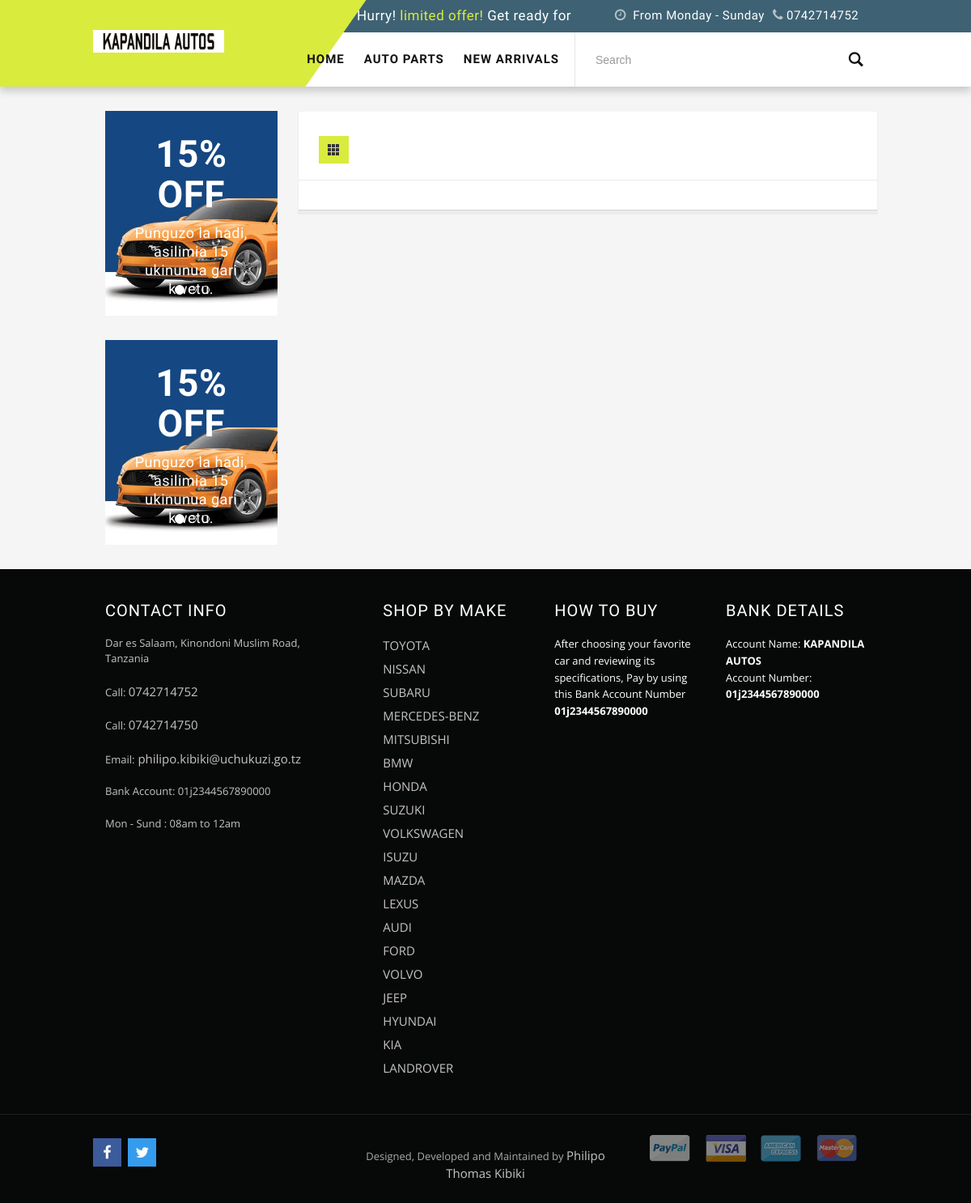
Screenshot of /hondacars/ with the database file from the repository.
### cars/models.py (models this page shows, shortened)
class ContactInfomation(models.Model):
	phone_number1= models.CharField(max_length=10,help_text="Phone Number", unique=True,null=True,validators=[MinLengthValidator(10),my_validator])
	phone_number2= models.CharField(max_length=10,help_text="Phone Number",null=True,validators=[MinLengthValidator(10),my_validator])
	location= models.CharField(max_length=15,help_text="City name", null=True,validators=[RegexValidator(r'^[-a-zA-Z]', "Contain letters only")])
	email= models.EmailField(max_length=30, null=True)
	street=models.CharField(max_length=30, null=True)
	bank_account_number=models.CharField(max_length=30, null=True)
	bank_account_name= models.CharField(max_length=15,help_text="Account name", null=True,validators=[RegexValidator(r'^[-a-zA-Z]', "Contain letters only")])
	class Meta:
		verbose_name_plural="ContactInfomation"

class SideBanner1(models.Model):
	first_line_words= models.CharField(max_length=25, null=True)
	second_line_words= models.CharField(max_length=50, null=True)
	side_banner_image1=models.ImageField(upload_to='media/',null=True,help_text="315 x 375")
	class Meta:
		verbose_name_plural="SideBanner1"

### cars/views.py (the view)
# urls.py: path('hondacars/',views.hondacars,name='hondacars'),
def hondacars(request):
	sidebanner1=SideBanner1.objects.filter()
	sidebanner2=SideBanner2.objects.filter()
	sidebanner3=SideBanner3.objects.filter()
	autoparts=AutoParts.objects.filter().order_by('-added_on')
	info=ContactInfomation.objects.filter()
	newarrivals=Cars.objects.filter().order_by('-added_on')[0:4]
	m7=Make.objects.get(id=7)
	c7=m7.cars_set.all()
	context={"c7":c7,"newarrivals":newarrivals,"info":info,'autoparts':autoparts,"sidebanner1":sidebanner1,"sidebanner2":sidebanner2,"sidebanner3":sidebanner3}
	return render (request,'honda.html',context)

### cars/models.py (called while the page is built)
	def get_absolute_url(self):
		return reverse("cars:car_detail", kwargs={'slug': self.slug})

	def get_absolute_url(self):
		return reverse("cars:spare_detail", kwargs={'slug': self.slug})

### cars/templates/honda.html (shortened to what this page needs)
  {% extends 'base.html' %}
  {% load static %}
{% load crispy_forms_tags %}
  {% block content %}
<section class="main-container col2-left-layout bounceInUp animated">
  <div class="container">
    <div class="row">
      <div class="col-main col-sm-9 col-sm-push-3 product-grid">
      <div class="pro-coloumn">
        <article class="col-main">
          <div class="toolbar">
            <div class="sorter">
              <div class="view-mode"> <span title="Grid" class="button button-active button-grid">&nbsp;</span></div>
            </div>
          </div>
        </article>
        </div>
      </div>
      <aside class="col-left sidebar col-sm-3 col-xs-12 col-sm-pull-9 wow bounceInUp animated">
                  <div class="custom-slider">
          <div>
            <div id="carousel-example-generic" class="carousel slide" data-ride="carousel">
              <ol class="carousel-indicators">
                <li class="active" data-target="#carousel-example-generic" data-slide-to="0"></li>
                <li data-target="#carousel-example-generic" data-slide-to="1" class=""></li>
                <li data-target="#carousel-example-generic" data-slide-to="2" class=""></li>
              </ol>
              <div class="carousel-inner">
                {% for sidebanner1 in sidebanner1 %}
                <div class="item active"><img src="{{ sidebanner1.side_banner_image1.url }}" alt="slide3">
                  <div class="carousel-caption">
                    <h3><a title="Kapandila Ads" >{{ sidebanner1.first_line_words }}</a></h3>
                    <p>{{ sidebanner1.second_line_words }}</p>
                    </div>
                </div>
                {% endfor %}
              </div>
            </div>
        </div>
        </div>
         <div class="custom-slider">
          <div>
            <div id="carousel-example-generic" class="carousel slide" data-ride="carousel">
              <ol class="carousel-indicators">
                <li class="active" data-target="#carousel-example-generic" data-slide-to="0"></li>
                <li data-target="#carousel-example-generic" data-slide-to="1" class=""></li>
                <li data-target="#carousel-example-generic" data-slide-to="2" class=""></li>
              </ol>
              <div class="carousel-inner">
                {% for sidebanner1 in sidebanner1 %}
                <div class="item active"><img src="{{ sidebanner1.side_banner_image1.url }}" alt="slide3">
                  <div class="carousel-caption">
                    <h3><a title="Kapandila Ads" >{{ sidebanner1.first_line_words }}</a></h3>
                    <p>{{ sidebanner1.second_line_words }}</p>
                    </div>
                </div>
                {% endfor %}
              </div>
            </div>
        </div>
        </div>
      </aside>
    </div>
  </div>
</section>
{% endblock %}

### templates/base.html (shortened to what this page needs)
{% load static %}
<!DOCTYPE html>
<html lang="en">
<head>
<link rel="stylesheet" type="text/css" href="{% static 'css/bootstrap.min.css' %}">
<link rel="stylesheet" type="text/css" href="{% static 'css/font-awesome.css' %}" media="all">
<link rel="stylesheet" type="text/css" href="{% static 'css/bootstrap-select.css' %}">
<link rel="stylesheet" type="text/css" href="{% static 'css/revslider.css' %}" >
<link rel="stylesheet" type="text/css" href="{% static 'css/owl.carousel.css' %}">
<link rel="stylesheet" type="text/css" href="{% static 'css/owl.theme.css' %}">
<link rel="stylesheet" type="text/css" href="{% static 'css/jquery.bxslider.css' %}">
<link rel="stylesheet" type="text/css" href="{% static 'css/jquery.mobile-menu.css' %}">
<link rel="stylesheet" type="text/css" href="{% static 'css/style.css' %}" media="all">
<link rel="stylesheet" type="text/css" href="{% static 'css/responsive.css' %}" media="all">
<link rel="stylesheet" type="text/css" href="{% static 'searchbtn.css' %}">
</head>
<body>
<div id="page">
  <header>
    <div class="container">
      <div class="row">
        <div id="header">
          <div class="header-container">
            <div class="header-logo"> <a href="{% url 'cars:home' %}" title="Kapandila Autos" class="logo">
              <div><img src="{% static 'images/logo.png' %}" alt="Car Store"></div>
              </a> </div>
            <div class="header__nav">
              <div class="header-banner">
                <div class="col-lg-6 col-xs-12 col-sm-6 col-md-6">
                  <div class="assetBlock">
                    <div style="height: 20px; overflow: hidden;" id="slideshow">
                      <p style="display: block;">Hurry! <span> limited offer! </span> Get ready for discount prices! </p>
                    </div>
                  </div>
                </div>
                {% for info in info %}
                <div class="col-lg-6 col-lg-6 col-xs-12 col-sm-6 col-md-6 call-us"><i class="fa fa-clock-o"></i> From Monday - Sunday<i class="fa fa-phone"></i>{{ info.phone_number1 }}</div>{% endfor %}
              </div>
              <div class="fl-header-right">
                <div class="collapse navbar-collapse">
                  <form method="GET" action="{% url 'cars:search_results' %}" class="navbar-form" >
                    <div class="input-group">
                      <input name="q" value="{{request.GET.q}}" class="form-control" type="text" placeholder="Search" style="    font-size: 18pt;
    opacity: 0;
    display: none;
    height: 48px;
      position: relative;
    z-index: 2;
    float: left;
    display: table-cell;
    opacity: 1;
    z-index: 100;
    border-radius: 0;
    border: none;
    line-height: 45px;
    height: 67px;
    font-size: 14px;
    padding: 0px 25px;
    width: 300px;
    position: absolute;
    right: 75px;
  border-left:1px #e5e5e5 solid;
  box-shadow:none">
                      <span class="input-group-btn">
                      <button type="submit" class="search-btn"> <span class="glyphicon glyphicon-search"> <span class="sr-only">Search</span> </span> </button>
                      </span> </div>
                  </form>
                </div>
              </div>
              <div class="fl-nav-menu">
                <nav>
                  <div class="nav-inner">
                    <ul id="nav" class="hidden-xs">
                      <li class="active"> <a class="level-top" href="{% url 'cars:home' %}"><span>Home</span></a></li>
                      <li class="mega-menu"> <a href="#" class="level-top"><span>Auto Parts</span></a>
                      </li>
                      <li class="fl-custom-tabmenulink mega-menu"> <a href="#" class="level-top"> <span>New Arrivals</span> </a>
                      </li>
                    </ul>
                  </div>
                </nav>
              </div>
            </div>
          </div>
        </div>
      </div>
    </div>
  </header>
  {% block content %}
  {% endblock %}
  <footer>
    <div class="footer-inner">
      <div class="container">
        <div class="row">
          {% for object in info %}
          <div class="col-sm-4 col-xs-12 col-lg-4">
            <div class="co-info">
              <h4>CONTACT INFO</h4>
              <address>
              <div><span>{{ object.location }}, {{ object.street }}, <br>
                Tanzania</span></div>
              <div> <span>Call: <a href="tel:{{ object.phone_number1 }}">{{ object.phone_number1 }} </a></span></div>
              <div> <span>Call: <a href="tel:{{ object.phone_number2 }}">{{ object.phone_number2 }} </a></span></div>
              <div> <span>Email:<a href="mailto: {{ object.email }}"> {{ object.email }}</a></span></div>
              <div> <span>Bank Account: {{ object.bank_account_number }}</span></div>
              <div> <span>Mon - Sund : 08am to 12am</span></div>
              </address>
            </div>
          </div>
          {% endfor %}
          <div class="col-sm-8 col-xs-12 col-lg-8">
            <div class="footer-column">
              <h4>SHOP BY MAKE</h4>
              <ul class="links">
                <li class="first"><a title="TOYOTA" href="{% url 'cars:toyotacars' %}">TOYOTA</a></li>
                <li><a title="NISSAN" href="{% url 'cars:nissancars' %}">NISSAN</a></li>
                <li><a title="SUBARU" href="{% url 'cars:subarucars' %}">SUBARU</a></li>
                <li><a title="MERCEDES-BENZ" href="{% url 'cars:mercedesbenzcars' %}">MERCEDES-BENZ</a></li>
                <li><a title="MITSUBISHI" href="{% url 'cars:mitsubishicars' %}">MITSUBISHI</a></li>
                <li class="last"><a title="BMW" href="{% url 'cars:bmwcars' %}">BMW</a></li>
                <li class="first"><a title="HONDA" href="{% url 'cars:hondacars' %}">HONDA</a></li>
                <li><a title="SUZUKI" href="{% url 'cars:suzukicars' %}">SUZUKI</a></li>
                <li><a title="VOLKSWAGEN" href="{% url 'cars:volkswagencars' %}">VOLKSWAGEN</a></li>
                <li><a title="ISUZU" href="{% url 'cars:isuzucars' %}">ISUZU</a></li>
                <li><a title="MAZDA" href="{% url 'cars:mazdacars' %}">MAZDA</a></li>
                <li class="last"><a title="LEXUS" href="{% url 'cars:lexuscars' %}">LEXUS</a></li>
                <li class="first"><a title="AUDI" href="{% url 'cars:audicars' %}">AUDI</a></li>
                <li><a title="FORD" href="{% url 'cars:fordcars' %}">FORD</a></li>
                <li><a title="VOLVO" href="{% url 'cars:volvocars' %}">VOLVO</a></li>
                <li><a title="JEEP" href="{% url 'cars:jeepcars' %}">JEEP</a></li>
                <li><a title="HYUNDAI" href="{% url 'cars:hyundaicars' %}">HYUNDAI</a></li>
                <li class="last"><a title="KIA" href="{% url 'cars:kiacars' %}">KIA</a></li>
                <li class="last"><a title="KIA" href="{% url 'cars:landrovercars' %}">LANDROVER</a></li>
              </ul>
            </div>
            <div class="footer-column">
              <h4>HOW TO BUY</h4>
              <ul class="links">
                <li class="first">After choosing your favorite car and reviewing its specifications, Pay by using this Bank Account Number {% for object in info %}<b>{{ object.bank_account_number }}</b>{% endfor %}</li>
              </ul>
            </div>
            <div class="footer-column">
              <h4>BANK DETAILS</h4>
              {% for object in info %}
              <ul class="links">
                <li class="first">Account Name: <b style="text-transform: uppercase;">{{ object.bank_account_name }}</b></li>
                <li>Account Number: <b >{{ object.bank_account_number }}</b></li>
              </ul>
              {% endfor %}
            </div>
          </div>
        </div>
      </div>
    </div>
    <div class="footer-top">
      <div class="container">
        <div class="row">
          <div class="col-xs-12 col-sm-4">
            <div class="social">
              <ul>
                <li class="fb"><a href="#"></a></li>
                <li class="tw"><a href="#"></a></li>
              </ul>
            </div>
          </div>
          <div class="col-sm-4 col-xs-12 coppyright">Designed, Developed and Maintained by <a target="_blank" href="https://nullpointtechnologies.pythonanywhere.com/"> Philipo Thomas Kibiki</a></div>
          <div class="col-xs-12 col-sm-4">
            <div class="payment-accept"> <img src="images/payment-1.png" alt=""> <img src="images/payment-2.png" alt=""> <img src="images/payment-3.png" alt=""> <img src="images/payment-4.png" alt=""> </div>
          </div>
        </div>
      </div>
    </div>
  </footer>
</div>
</body>
</html>

### static/css/responsive.css (style rules this page uses)
@media (min-width: 992px) and (max-width: 1239px) { #nav > li > a > span { padding: 0px 12px; } }
@media (min-width: 992px) and (max-width: 1239px) { #nav > li > a { font-size: 15px; } }
@media (min-width: 992px) and (max-width: 1239px) { .payment-accept { width: 100%; text-align: center; display: inline-block; margin:0; padding: inherit; } }
@media (min-width: 992px) and (max-width: 1239px) { .payment-accept img { margin-left: 5px; opacity: 0.5; width: 50px; } }
@media (min-width: 992px) and (max-width: 1239px) { .header-banner .call-us i { font-size: 16px; margin-left: 10px; } }
@media (min-width: 992px) and (max-width: 1239px) { .header-banner .call-us { text-align: center; font-size: 15px; } }
@media (min-width: 992px) and (max-width: 1239px) { .header-banner .assetBlock { width: 100%; text-align: right; } }
@media (min-width: 992px) and (max-width: 1239px) { .footer-column { margin-right:15px } }
@media (min-width: 992px) and (max-width: 1239px) { footer address span { width:90% } }
@media (min-width: 992px) and (max-width: 1239px) { .navbar-collapse { margin-left: 0; } }
@media (min-width: 992px) and (max-width: 1239px) { .navbar-form .search-btn { width: 55px; } }
@media (min-width: 992px) and (max-width: 1239px) { footer .co-info { padding: 40px 15px 0; } }
@media (min-width: 992px) and (max-width: 1239px) { .footer-column { width: 27%; } }
@media (min-width: 992px) and (max-width: 1239px) { footer a { font-size: 15px; } }

### static/css/searchbtn.css (style rules this page uses)
html { line-height: 1.15; -ms-text-size-adjust: 100%; -webkit-text-size-adjust: 100%; }
body { margin: 0; }
article, aside, footer, header, nav, section { display: block; }
a { background-color: transparent; -webkit-text-decoration-skip: objects; }
b, strong { font-weight: inherit; }
b, strong { font-weight: bolder; }
img { border-style: none; }
button, input, optgroup, select, textarea { font-family: sans-serif; font-size: 100%; line-height: 1.15; margin: 0; }
button, input { overflow: visible; }
button, select { text-transform: none; }
button, html [type="button"], [type="reset"], [type="submit"] { -webkit-appearance: button; }
html { height: 100%; }
* { box-sizing: border-box; }

### rows the page displays
ContactInfomation: phone_number1 "0742714752", location "Dar es Salaam", street "Kinondoni Muslim Road", phone_number2 "0742714750", email "philipo.kibiki@uchukuzi.go.tz", bank_account_number "01j2344567890000", bank_account_name "KAPANDILA AUTOS"
SideBanner1: side_banner_image1 (picture), first_line_words "15% OFF", second_line_words "Punguzo la hadi, asilimia 15 ukinunua gari kwetu."
